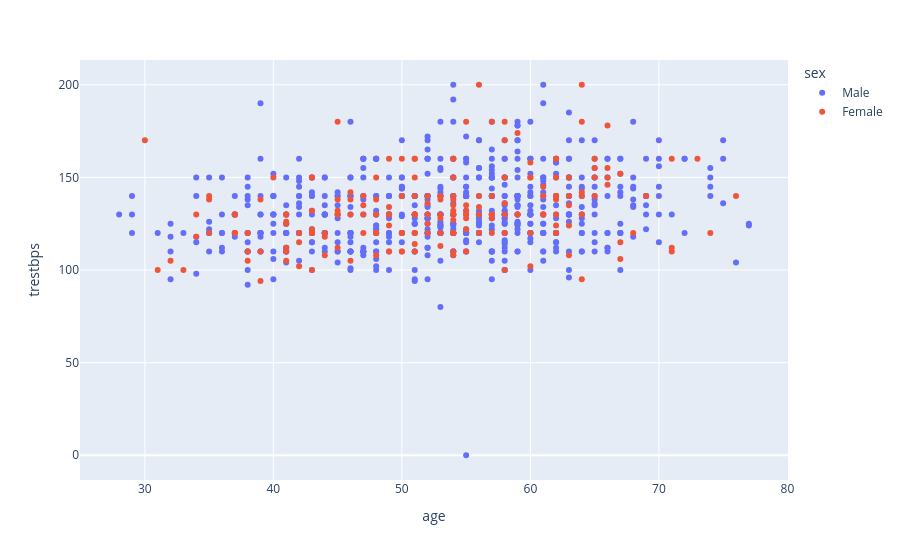

Source (notebook cell):
### Code cell
px.scatter(data_frame=df, x='age', y='trestbps', color='sex')

### Figure 1 — Plotly figure (JSON) as saved in the notebook; plotly's stock layout.template omitted (floating-point values rounded to 4 significant figures; data arrays with more than 128 entries replaced by an {"elided": "..."} marker saying what was removed)
{"data": [{"hovertemplate": "sex=Male<br>age=%{x}<br>trestbps=%{y}<extra></extra>", "legendgroup": "Male", "marker": {"color": "#636efa", "symbol": "circle"}, "mode": "markers", "name": "Male", "orientation": "v", "showlegend": true, "type": "scatter", "x": {"elided": "726 int values"}, "xaxis": "x", "y": {"elided": "726 int values"}, "yaxis": "y"}, {"hovertemplate": "sex=Female<br>age=%{x}<br>trestbps=%{y}<extra></extra>", "legendgroup": "Female", "marker": {"color": "#EF553B", "symbol": "circle"}, "mode": "markers", "name": "Female", "orientation": "v", "showlegend": true, "type": "scatter", "x": {"elided": "194 int values"}, "xaxis": "x", "y": {"elided": "194 int values"}, "yaxis": "y"}], "layout": {"legend": {"title": {"text": "sex"}, "tracegroupgap": 0}, "margin": {"t": 60}, "xaxis": {"anchor": "y", "domain": [0, 1], "title": {"text": "age"}}, "yaxis": {"anchor": "x", "domain": [0, 1], "title": {"text": "trestbps"}}}}
